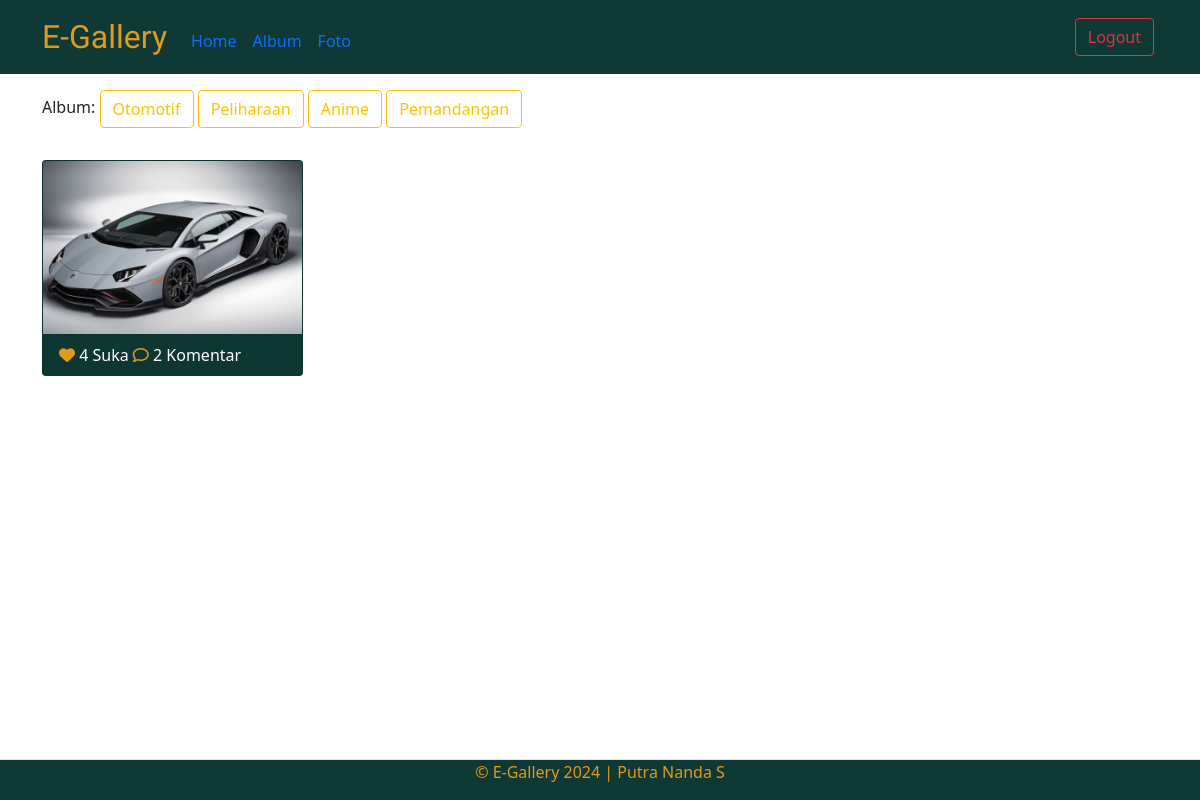
Screenshot of /admin/home.php?albumid=1 (signed in) with the database file from the repository.
### tables this page shows
CREATE TABLE `album` (
  `albumid` int(11) NOT NULL,
  `namaalbum` varchar(255) NOT NULL,
  `deskripsi` text NOT NULL,
  `tanggaldibuat` date NOT NULL,
  `userid` int(11) NOT NULL
);

CREATE TABLE `foto` (
  `fotoid` int(11) NOT NULL,
  `judulfoto` varchar(255) NOT NULL,
  `deskripsifoto` text NOT NULL,
  `tanggaldiunggah` date NOT NULL,
  `lokasifile` varchar(255) NOT NULL,
  `albumid` int(11) NOT NULL,
  `userid` int(11) NOT NULL
);

### admin/home.php (the view, shortened to what this page needs)
<?php
include '../config/koneksi.php';
$userid = $_SESSION['userid'];
?>
<!doctype html>
<html lang="en">
<head>
    <link href="https://cdn.jsdelivr.net/npm/bootstrap@5.0.2/dist/css/bootstrap.min.css" rel="stylesheet"
>
    <link rel="stylesheet" href="https://cdnjs.cloudflare.com/ajax/libs/font-awesome/6.5.1/css/all.min.css" />
    <link rel="stylesheet" href="../assets/css/style.css">
    <?php include '../assets/font/link.php'; ?>
</head>
<body>
    <nav class="navbar navbar-expand-lg">
        <div class="container">
            <a class="navbar-brand fs-2" href="index.php">E-Gallery</a>
            <div class="collapse navbar-collapse mt-2" id="navbarNav">
                <div class="halaman">
                    <div class="navbar-nav me-auto">
                        <a href="home.php" class="nav-link">Home</a>
                        <a href="album.php" class="nav-link">Album</a>
                        <a href="foto.php" class="nav-link">Foto</a>
                    </div>
                </div>
            </div>
            <div class="das">
                <a href="../config/aksilogout.php" class="btn btn-outline-danger font m-1">Logout</a>
            </div>
        </div>
    </nav>
    <div class="container mt-3 mb-5">
        Album:
        <?php
        $album = mysqli_query($koneksi, "SELECT * FROM album WHERE userid='$userid'");
        while ($row = mysqli_fetch_array($album)) { ?>
        <a href="home.php?albumid=<?php echo $row['albumid'] ?>"
            class="btn btn-outline-warning"><?php echo $row['namaalbum'] ?></a>
        <?php } ?>
        <div class="row">
            <?php
            if (isset($_GET['albumid'])) {
                $albumid = $_GET['albumid'];
                $query = mysqli_query($koneksi, "SELECT * FROM foto WHERE userid='$userid' AND albumid='$albumid' ORDER BY foto.tanggaldiunggah DESC");
                while ($data = mysqli_fetch_array($query)) { ?>
            <div class="col-md-3 mt-2">
                <a type="button" data-bs-toggle="modal" data-bs-target="#komentar<?php echo $data['fotoid'] ?>">
                    <div class="card">
                        <img src="../assets/img/<?php echo $data['lokasifile'] ?>" class="card-img-top"
                            title="<?php echo $data['judulfoto'] ?>" width="200px">
                        <div class="card-footer text-start">
                            <?php
                                    $fotoid = $data['fotoid'];
                                    $ceklike = mysqli_query($koneksi, "SELECT * FROM likefoto WHERE fotoid='$fotoid' AND userid='$userid'");
                                    if (mysqli_num_rows($ceklike) == 1) { ?>
                            <a href="../config/proseslike.php?fotoid=<?php echo $data['fotoid'] ?>" type="submit"
                                name="batalsuka"><i class="fa fa-heart"></i></a>
                            <?php } else { ?>
                            <a href="../config/proseslike.php?fotoid=<?php echo $data['fotoid'] ?>" type="submit"
                                name="suka"><i class="fa-regular fa-heart"></i></a>
                            <?php }
                                    $like = mysqli_query($koneksi, "SELECT * FROM likefoto WHERE fotoid='$fotoid'");
                                    echo mysqli_num_rows($like) . ' Suka';
                                    ?>
                            <a href="#" type="button" data-bs-toggle="modal"
                                data-bs-target="#komentar<?php echo $data['fotoid'] ?>"><i
                                    class="fa-regular fa-comment"></i></a>
                            <?php
                                    $jumlahkmen = mysqli_query($koneksi, "SELECT * FROM komentarfoto WHERE fotoid='$fotoid'");
                                    echo mysqli_num_rows($jumlahkmen) . ' Komentar';
                                    ?>
                        </div>
                    </div>
                </a>
            </div>
            <?php }
            } ?>
        </div>
    </div>
    <footer class="d-flex justify-content-center border-top mt-3 fixed-bottom">
        <p>&copy; E-Gallery 2024 | Putra Nanda S</p>
    </footer>
</body>
</html>

### assets/css/style.css (style rules this page uses)
.navbar, footer { background: #0f3935; }
footer { color: #e19a1c; }
.card { background: #0f3935; }
.card .card-footer { color: white; }
.card .card-footer a { color: #e19a1c; }
.navbar-brand { font-family: "Protest Riot", sans-serif; color: #e19a1c; }

### rows the page displays
album: namaalbum "Otomotif"
album: namaalbum "Peliharaan"
album: namaalbum "Anime"
album: namaalbum "Pemandangan"
foto: lokasifile (picture), mysqli_num_rows($like) "4", mysqli_num_rows($jumlahkmen) "2"
